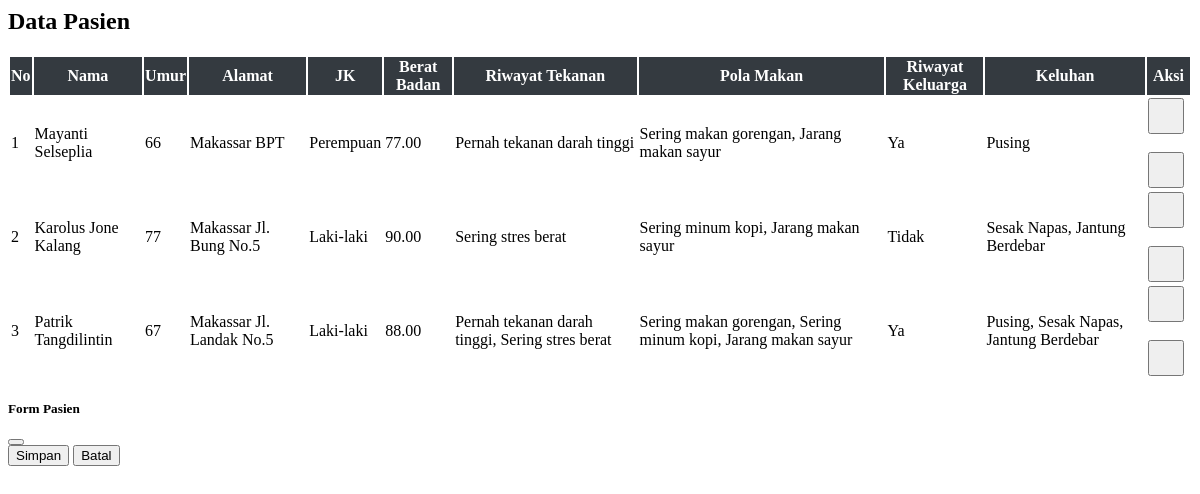
The app's page /pasien.php with its own data.
### tables this page shows
CREATE TABLE `212341_pasien` (
  `212341_pasien_id` int NOT NULL,
  `212341_nama` varchar(100) NOT NULL,
  `212341_umur` int NOT NULL,
  `212341_alamat` varchar(255) DEFAULT NULL,
  `212341_jk` enum('Laki-laki','Perempuan') NOT NULL,
  `212341_berat_badan` decimal(5,2) DEFAULT NULL,
  `212341_riwayat_tekanan` text,
  `212341_pola_makan` text,
  `212341_riwayat_keluarga` enum('Ya','Tidak') DEFAULT 'Tidak',
  `212341_keluhan` text,
  `212341_created_at` timestamp NULL DEFAULT CURRENT_TIMESTAMP
);

### pasien.php (the view, shortened to what this page needs)
<?php
include "config.php";
$res=$conn->query("SELECT * FROM 212341_pasien ORDER BY 212341_pasien_id DESC");
$rows=$res?$res->fetch_all(MYSQLI_ASSOC):[];
?>
<h2 class="mb-4">Data Pasien</h2>
<table class="table table-bordered table-striped" id="tablePasien">
<thead>
<tr>
<th>No</th>
<th>Nama</th>
<th>Umur</th>
<th>Alamat</th>
<th>JK</th>
<th>Berat Badan</th>
<th>Riwayat Tekanan</th>
<th>Pola Makan</th>
<th>Riwayat Keluarga</th>
<th>Keluhan</th>
<th>Aksi</th>
</tr>
</thead>
<tbody>
<?php $no=1; foreach($rows as $r): ?>
<tr>
<td class="text-center"><?= $no++ ?></td>
<td><?= htmlspecialchars($r['212341_nama']) ?></td>
<td class="text-center"><?= $r['212341_umur'] ?></td>
<td><?= htmlspecialchars($r['212341_alamat']) ?></td>
<td class="text-center"><?= $r['212341_jk'] ?></td>
<td class="text-center"><?= $r['212341_berat_badan'] ?></td>
<td><?= htmlspecialchars($r['212341_riwayat_tekanan']) ?></td>
<td><?= htmlspecialchars($r['212341_pola_makan']) ?></td>
<td><?= $r['212341_riwayat_keluarga'] ?></td>
<td><?= htmlspecialchars($r['212341_keluhan']) ?></td>
<td class="text-center td-actions">
    <button class="btn btn-primary btnEdit" data-id="<?= $r['212341_pasien_id'] ?>">
    </button>
    <br><br>
    <button class="btn btn-danger btnHapus" data-id="<?= $r['212341_pasien_id'] ?>">
    </button>
</td>
</tr>
<?php endforeach; ?>
</tbody>
</table>
<div class="modal fade" id="modalForm" tabindex="-1">
<div class="modal-dialog modal-lg">
<div class="modal-content">
<form id="formPasien">
<div class="modal-header">
    <h5>Form Pasien</h5>
    <button type="button" class="btn-close" data-bs-dismiss="modal"></button>
</div>
<div class="modal-footer">
    <button type="submit" class="btn btn-success">Simpan</button>
    <button type="button" class="btn btn-secondary" data-bs-dismiss="modal">Batal</button>
</div>
</form>
</div>
</div>
</div>

### pasien.php (style rules this page uses)
#tablePasien th { text-align: center; vertical-align: middle; background-color: #343a40; color: #fff; }
#tablePasien td { vertical-align: middle; }
.td-actions .btn { width: 36px; height: 36px; padding: 0; margin-right: 5px; display: inline-flex; justify-content: center; align-items: center; }

### records on screen
212341_pasien: 212341_nama "Mayanti Selseplia", 212341_umur "66", 212341_alamat "Makassar BPT", 212341_jk "Perempuan", 212341_berat_badan "77.00", 212341_riwayat_tekanan "Pernah tekanan darah tinggi", 212341_pola_makan "Sering makan gorengan, Jarang makan sayur", 212341_riwayat_keluarga "Ya", 212341_keluhan "Pusing"
212341_pasien: 212341_nama "Karolus Jone Kalang", 212341_umur "77", 212341_alamat "Makassar Jl. Bung No.5", 212341_jk "Laki-laki", 212341_berat_badan "90.00", 212341_riwayat_tekanan "Sering stres berat", 212341_pola_makan "Sering minum kopi, Jarang makan sayur", 212341_riwayat_keluarga "Tidak", 212341_keluhan "Sesak Napas, Jantung Berdebar"
212341_pasien: 212341_nama "Patrik Tangdilintin", 212341_umur "67", 212341_alamat "Makassar Jl. Landak No.5", 212341_jk "Laki-laki", 212341_berat_badan "88.00", 212341_riwayat_tekanan "Pernah tekanan darah tinggi, Sering stres berat", 212341_pola_makan "Sering makan gorengan, Sering minum kopi, Jarang makan sayur", 212341_riwayat_keluarga "Ya", 212341_keluhan "Pusing, Sesak Napas, Jantung Berdebar"
